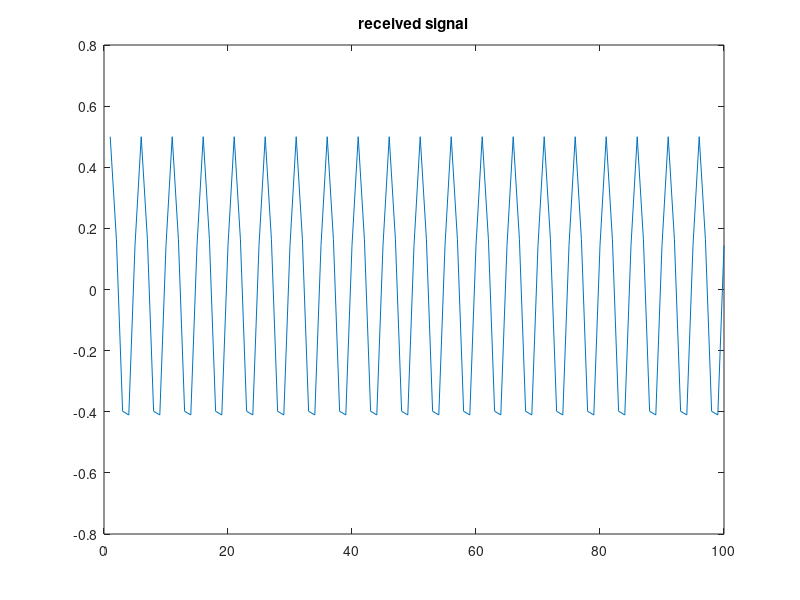

MATLAB code for this plot:

tstart=0;
tend=1;
fs=100;
ts=1/fs;
t=tstart:ts:tend-ts;


fc=5;
V=180*10/36;
R=250*1000;
beta=0.3;
alpha=0.5;
fd=beta*V;
c=3*1e9;
ro=2/c;
td=ro*R;
received=alpha*cos(2*pi*(fc+fd)*(t-td));
plot(received)
title('received signal')
